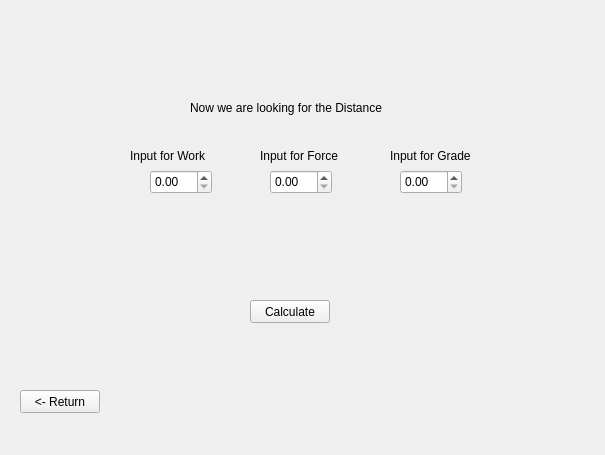
<?xml version="1.0" encoding="UTF-8"?>
<ui version="4.0">
 <class>Form</class>
 <widget class="QWidget" name="Form">
  <property name="geometry">
   <rect>
    <x>0</x>
    <y>0</y>
    <width>605</width>
    <height>455</height>
   </rect>
  </property>
  <property name="windowTitle">
   <string>Form</string>
  </property>
  <widget class="QLabel" name="label_5">
   <property name="geometry">
    <rect>
     <x>390</x>
     <y>140</y>
     <width>111</width>
     <height>31</height>
    </rect>
   </property>
   <property name="text">
    <string>Input for Grade</string>
   </property>
  </widget>
  <widget class="QDoubleSpinBox" name="c_DSB">
   <property name="geometry">
    <rect>
     <x>400</x>
     <y>170</y>
     <width>62</width>
     <height>24</height>
    </rect>
   </property>
  </widget>
  <widget class="QDoubleSpinBox" name="w_DSB">
   <property name="geometry">
    <rect>
     <x>150</x>
     <y>170</y>
     <width>62</width>
     <height>24</height>
    </rect>
   </property>
  </widget>
  <widget class="QLabel" name="label_3">
   <property name="geometry">
    <rect>
     <x>260</x>
     <y>130</y>
     <width>131</width>
     <height>51</height>
    </rect>
   </property>
   <property name="text">
    <string>Input for Force</string>
   </property>
  </widget>
  <widget class="QPushButton" name="pushButton_2">
   <property name="geometry">
    <rect>
     <x>250</x>
     <y>300</y>
     <width>80</width>
     <height>23</height>
    </rect>
   </property>
   <property name="text">
    <string>Calculate</string>
   </property>
  </widget>
  <widget class="QPushButton" name="pushButton">
   <property name="geometry">
    <rect>
     <x>20</x>
     <y>390</y>
     <width>80</width>
     <height>23</height>
    </rect>
   </property>
   <property name="text">
    <string>&lt;- Return</string>
   </property>
  </widget>
  <widget class="QDoubleSpinBox" name="F_DSB">
   <property name="geometry">
    <rect>
     <x>270</x>
     <y>170</y>
     <width>62</width>
     <height>24</height>
    </rect>
   </property>
  </widget>
  <widget class="QLabel" name="label_2">
   <property name="geometry">
    <rect>
     <x>130</x>
     <y>140</y>
     <width>111</width>
     <height>31</height>
    </rect>
   </property>
   <property name="text">
    <string>Input for Work</string>
   </property>
  </widget>
  <widget class="QLabel" name="label">
   <property name="geometry">
    <rect>
     <x>270</x>
     <y>50</y>
     <width>57</width>
     <height>15</height>
    </rect>
   </property>
   <property name="text">
    <string/>
   </property>
  </widget>
  <widget class="QLabel" name="label_4">
   <property name="geometry">
    <rect>
     <x>190</x>
     <y>100</y>
     <width>241</width>
     <height>16</height>
    </rect>
   </property>
   <property name="text">
    <string>Now we are looking for the Distance</string>
   </property>
  </widget>
 </widget>
 <resources/>
 <connections/>
</ui>
